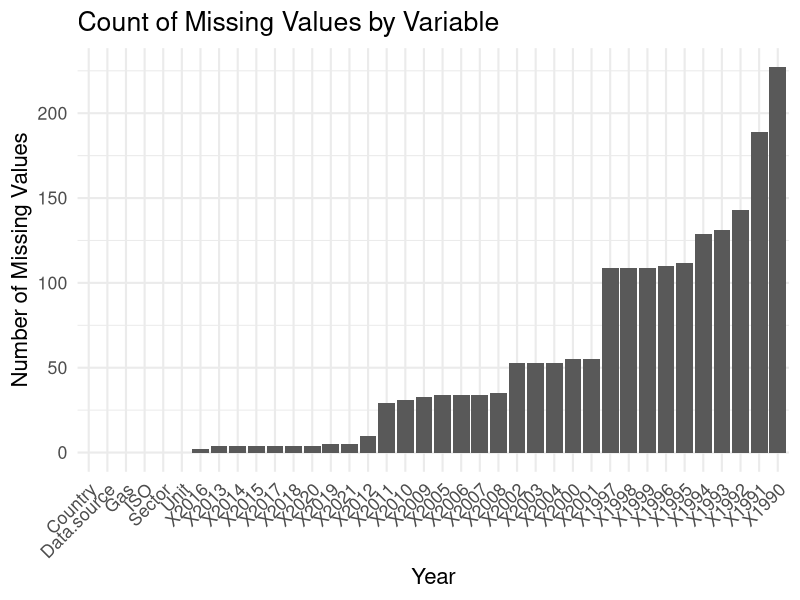
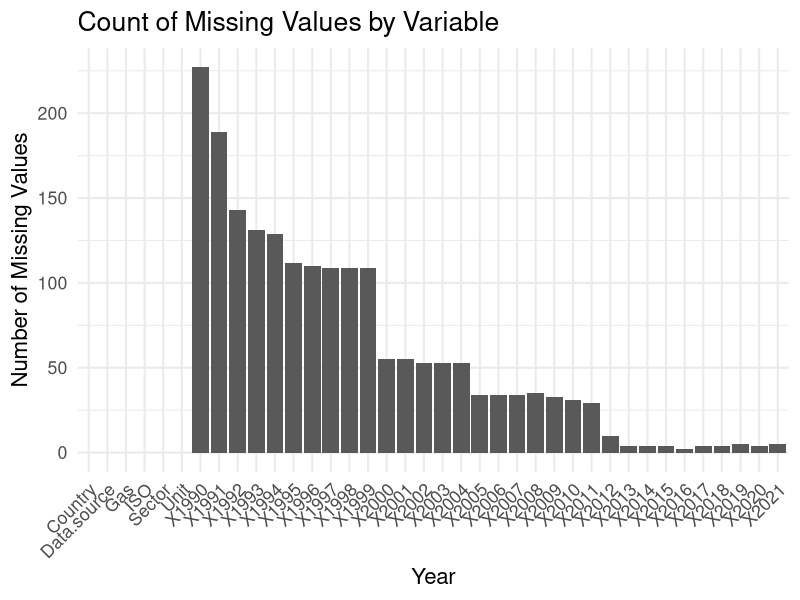
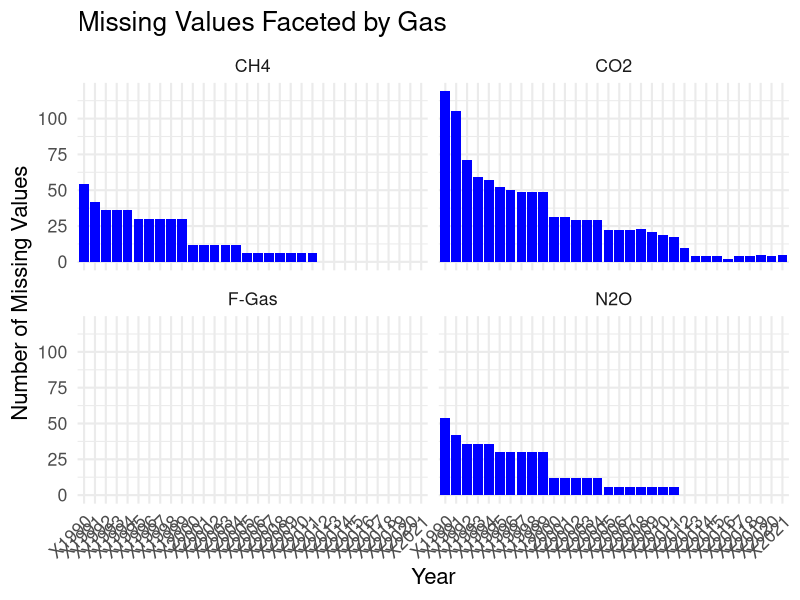

The R script that drew these images, in order:
## ---- chunk 1
emissions_data <- read.csv("Datasets/historical_emissions.csv", na = "N/A") # changed to relative path, which allow both of us(or others to load the data in the dataset folder)
head(emissions_data)
## ---- chunk 2
library(ggplot2)
library(dplyr)
library(tidyverse)

#  missing values per column
missing_value_counts <- colSums(is.na(emissions_data))
missing_df <- data.frame(Variable = names(missing_value_counts), Missing = missing_value_counts)

# Bar plot 
ggplot(missing_df, aes(x = reorder(Variable, Missing), y = Missing)) +
  geom_bar(stat = "identity") +
  labs(
    title = "Count of Missing Values by Variable",
    x = "Year",
    y = "Number of Missing Values"
  ) +
  theme_minimal(base_size = 16) +
  theme(axis.text.x = element_text(angle = 45, hjust = 1))

## ---- chunk 3

#  missing values per column
missing_value_counts <- colSums(is.na(emissions_data))
missing_df <- data.frame(Variable = names(missing_value_counts), Missing = missing_value_counts)

# Bar plot 
ggplot(missing_df, aes(x = Variable, y = Missing)) +
  geom_bar(stat = "identity") +
  labs(
    title = "Count of Missing Values by Variable",
    x = "Year",
    y = "Number of Missing Values"
  ) +
  theme_minimal(base_size = 16) +
  theme(axis.text.x = element_text(angle = 45, hjust = 1))


## ---- chunk 4
# Calculate missing values for each gas 
missing_by_gas <- emissions_data |>
  pivot_longer(cols = starts_with("X"), names_to = "Year", values_to = "Value") |>
  group_by(Gas, Year) |>
  summarise(Missing_Count = sum(is.na(Value)), .groups = "drop")

#  Facets for gases
ggplot(missing_by_gas, aes(x = Year, y = Missing_Count)) +
  geom_col(fill = "blue") +
  facet_wrap(~ Gas) +
  labs(
    title = "Missing Values Faceted by Gas",
    x = "Year",
    y = "Number of Missing Values"
  ) +
  theme_minimal(base_size = 16) +
  theme(axis.text.x = element_text(angle = 45, hjust = 1))
